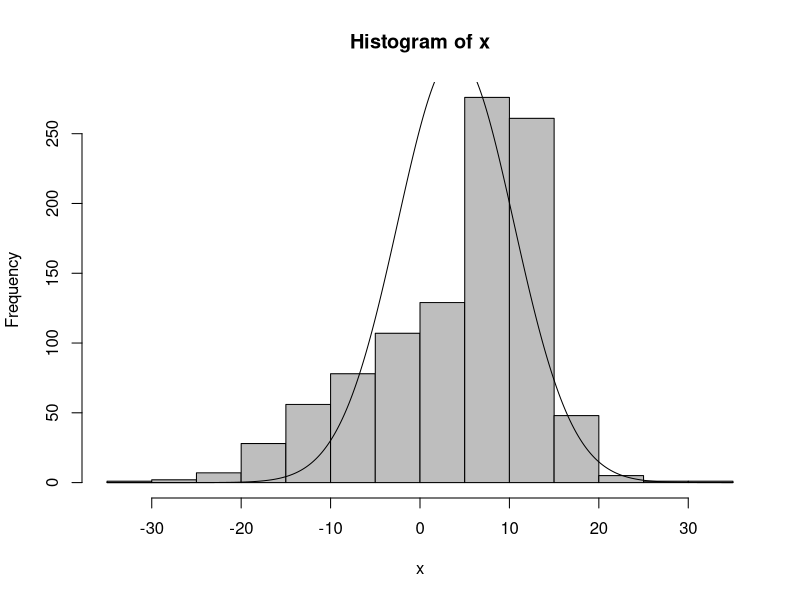

Write the R code that produced this figure.
## ---- chunk 1
mu_1 <- 10
mu_2 <- -2
sd_1 <- 3
sd_2 <- 10
n <- 1000
mean <- c(mu_1, mu_2)
sd <- c(sd_1, sd_2)
my.data <- rnorm(n, mean, sd)
summary(my.data)
## ---- chunk 2
x <- my.data

h <- hist(x, plot=FALSE)
plot(h, col="grey")
xlines <-seq(min(h$breaks),max(h$breaks),length.out=1000)
lines(x = xlines,y=dnorm(xlines, mean(mean), mean(sd)) *length(x)*diff(h$breaks)[1])




# superimpose empirical density

# superimpose normal density

## ---- chunk 3
# plot ecdf

# superimpose cdf for standard normal

# calculate maximal difference 

## ---- chunk 4
# your code here
k_central_moment <- function(num, datafr){
  return (sum((my.data - mean(my.data))^(num))/n)
}
# skewness
third_central_moment = k_central_moment(3, my.data)
sec_central_moment = k_central_moment(2, my.data)
skewness = third_central_moment/sec_central_moment^(3/2)
skewness
# kurtosis
four_central_moment = k_central_moment(4, my.data)
kurtosis = four_central_moment/sec_central_moment^2
kurtosis
## ---- chunk 5
# your code here
# skewness

# kurtosis

## ---- chunk 6
# your code here
# theoretical expected value and variance

# sample mean and sample variance

## ---- chunk 7
# your code here
